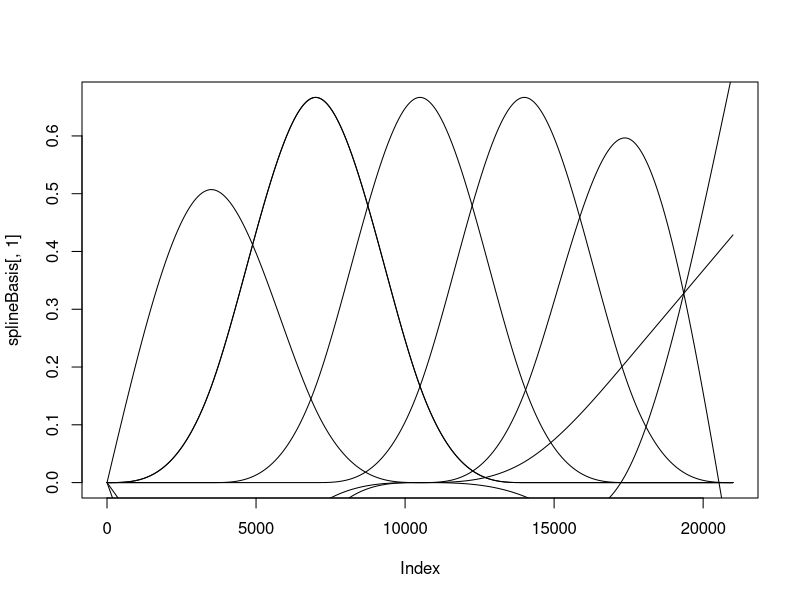
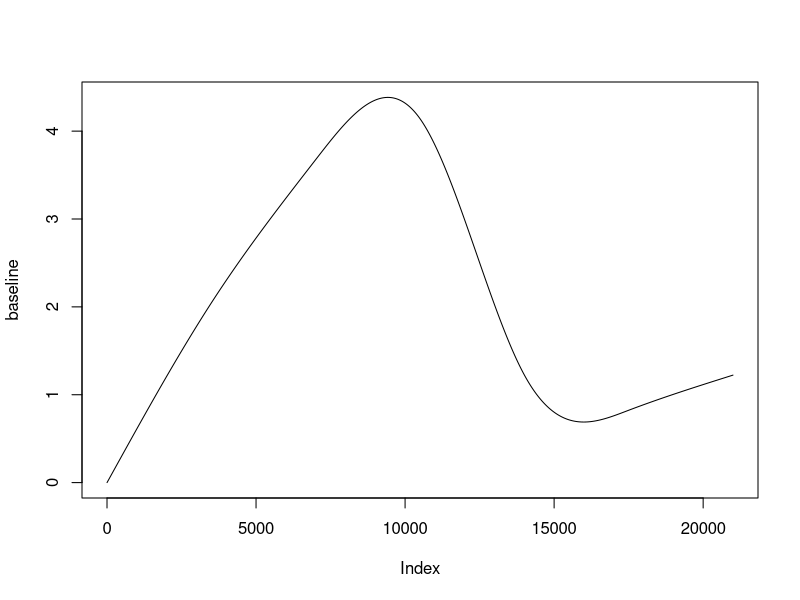
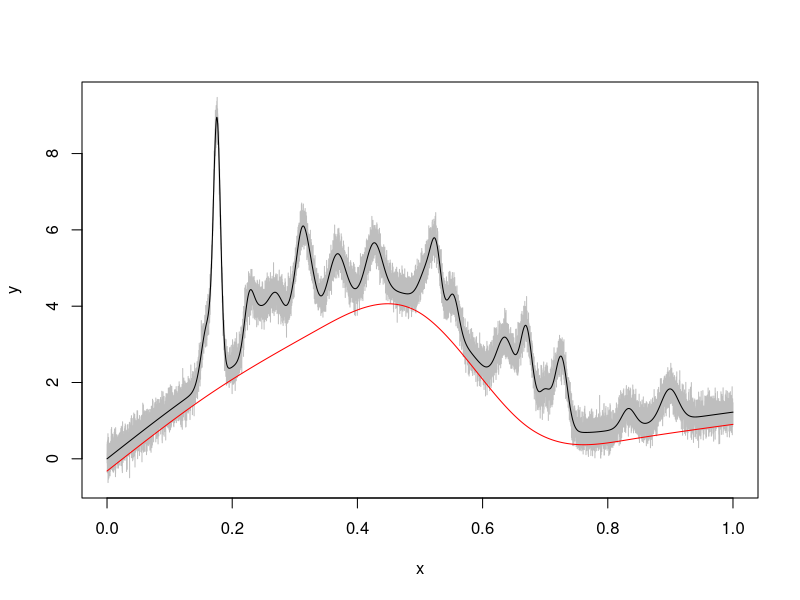

Write the R code that produced these figures, in order. (Note: this script raises an error after producing the figures.)
library(splines)
library(fields)
n <- 21000
tau <- c(0.01, .05, .1)
x <- seq(0.5, n, 1)/n
df <- sample(5:20, 1)
splineBasis <- ns(x, df=df)
theta <- rexp(ncol(splineBasis), .5)
baseline <- splineBasis%*%theta

plot(splineBasis[,1], type="l")
for(i in 1:ncol(splineBasis)){
  lines(splineBasis[,i])
}
plot(baseline, type="l")

numberOfPeaks <- sample(10:25, 1)
peakCenters <- runif(numberOfPeaks)*.8+.1
peakArea <- runif(numberOfPeaks)*.05
peakWidths <- runif(numberOfPeaks)*.01 + 100/n

peaks <- rep(0, length(baseline))
if (numberOfPeaks > 0){
  for (i in 1:numberOfPeaks){
    peaks <- peaks + 
      peakArea[i]*dnorm(x, mean=peakCenters[i], sd = peakWidths[i])
  }
}
noise <- 0.25*rnorm(n)
y <- peaks + baseline + noise
plot(y~x, type="l", col="grey")
lines((peaks+baseline)~x)
lines((baseline+qnorm(.1, sd = .25))~x, col="red")

df <- data.frame(y=y, x=x, baseline=baseline, peaks = peaks)


trend <- matrix(NA, n, length(tau))
for (j in 1:length(tau)){
  fit_qsreg <- qsreg(df$x, df$y, maxit.cv = 50, alpha=tau[j], 
                     hmin = -30)
  trend[,j] <- predict(fit_qsreg)    
}

plot(y~x, type="l", col="grey")
lines((baseline+qnorm(.1, sd = .25))~x, col="red")
for (i in 1:length(tau)){
  lines(trend[,i]~df$x, col="blue")
}


lam <- lambda_eBIC(df$y, tau, 3,  gamma = 1,
                   lambdaSeq = n^seq(1, 1.4, length.out=15),
                   plot_lambda = FALSE, single_lambda = FALSE)
trend2 <- gurobi_trend(df$y, tau, lam$lambda, k=3)

for (i in 1:length(tau)){
  lines(trend2[,i]~df$x, col="darkgreen")
}

 mean((trend[,1] - (df$baseline+qnorm(tau[1], sd = 0.25)))^2)
 mean((trend[,2] - (df$baseline+qnorm(tau[2], sd = 0.25)))^2)
 mean((trend[,3] - (df$baseline+qnorm(tau[3], sd = 0.25)))^2)
 
 mean((trend2[,1] - (df$baseline+qnorm(tau[1], sd = 0.25)))^2)
 mean((trend2[,2] - (df$baseline+qnorm(tau[2], sd = 0.25)))^2)
 mean((trend2[,3] - (df$baseline+qnorm(tau[3], sd = 0.25)))^2)
 
